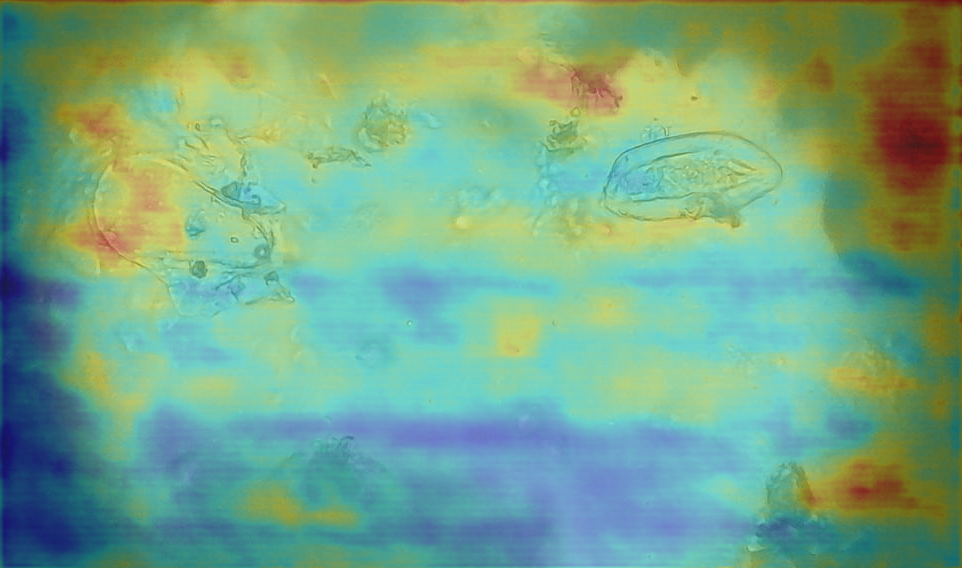
#> input picture ai-service/heatmaps/1783368422528-IMG-20260503-WA0005_heatmap.png, 962 x 568 px
$ python -i forensic.py   (imports and definitions only)   (older library calls are emulated)
#> lines starting #> are read from the running program, lines starting #| are printed output that depends on the picture
import cv2
import numpy as np


def preprocess(image_path):
    img = cv2.imread(image_path)

    if img is None:
        raise Exception("Impossible de lire l'image")

    rgb = cv2.cvtColor(img, cv2.COLOR_BGR2RGB)
    rgb = cv2.resize(rgb, (512, 512))
    rgb = rgb.astype(np.float32) / 255.0

    return rgb


def analyze_image(image_path):

    image = cv2.imread(image_path)
#> image is the input picture: shape (568, 962, 3); mean B, G, R 135.1, 166.8, 116.8

    gray = cv2.cvtColor(image, cv2.COLOR_BGR2GRAY)
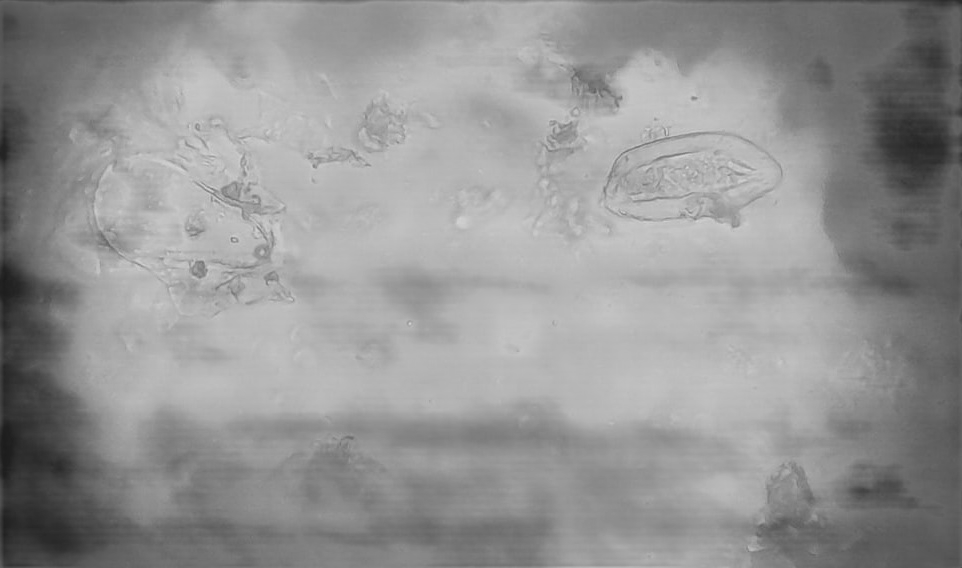
#> gray: shape (568, 962); min 28, max 217, mean 148.2

    # Netteté (variance du Laplacien)
    sharpness = cv2.Laplacian(gray, cv2.CV_64F).var()
#> sharpness = 24.75

    # Bruit estimé
    noise = np.std(gray)
#> noise = 36.97

    # Histogramme
    hist = cv2.calcHist([gray], [0], None, [256], [0, 256])
#> hist = 256 values, max 15356 at index 181, min 0 at index 0, mean 2134.4
    hist = hist / hist.sum()
#> hist = 256 values, max 0.0281 at index 181, min 0 at index 0, mean 0.00391

    entropy = -np.sum(hist * np.log2(hist + 1e-10))
#> entropy = 6.86

    return {
        "sharpness": float(sharpness),
        "noise": float(noise),
        "entropy": float(entropy)
    }

>>> result = analyze_image('heatmaps/1783368422528-IMG-20260503-WA0005_heatmap.png')
#> result = {'sharpness': 24.75, 'noise': 36.97, 'entropy': 6.86}
